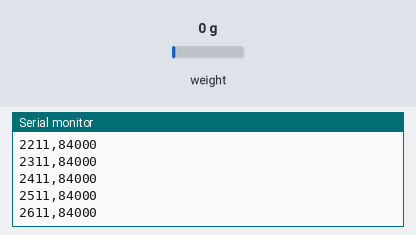
Bench run of a sketch on a simulated ESP32-S3. On the bench: the last lines printed to the serial monitor. Wiring (inferred from the names in the program): HX711 load-cell converter: data GPIO 4; SCK GPIO 5. Inputs (shaded band) come from the test bench; at power-on: weight on the scale 0 g.

Above: at 2.7 s.
2.8 s: weight on the scale set to 100 g
At 2.83 s:
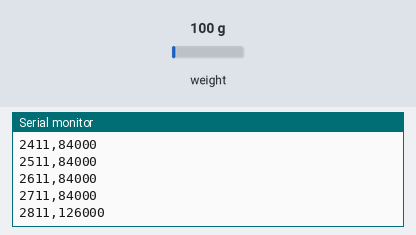
4.3 s: weight on the scale set to 1250 g
At 4.34 s:
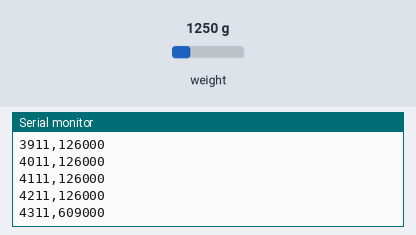
Timing chart, 0 to 7.3 s (numbered marks = the images above; inputs shaded):
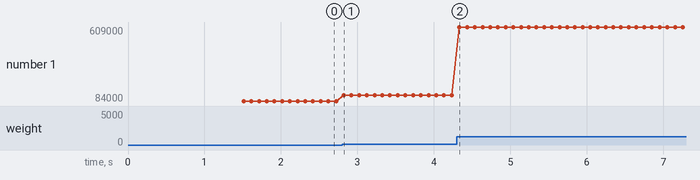

The sketch:

V_HX711.ino
```cpp
// (licence header left out)
// 注意：本文件是 voltage/HX711_Voltage/HX711_Voltage.ino 的副本，
// 「双板分测」模式下的电压板固件（只测电压）。修改请同步更新原文件。

// ============================================================
//  HX711 电压传感器模块 - ESP32-S3 固件
//  模块名称：HX711 电压采集模块（Voltage Sensor）
//  功能：基于 HX711 24位 ADC 实现微小电压测量，通过串口输出原始 ADC 值
//  测量范围：±156mV 差分输入（通道 B，增益 32，AVDD=5V）
//  数据格式：时间戳(ms),ADC原始值
//  详细说明：参见 README.md
// ============================================================

#define HX711_DOUT_PIN 4        // GPIO4，HX711 数据引脚
#define HX711_SCK_PIN  5        // GPIO5，HX711 时钟引脚
#define SAMPLE_INTERVAL 100  // 采样间隔 100ms (10Hz)

unsigned long lastSampleTime = 0;

void setup() {
  Serial.begin(115200);

  // 配置 HX711 引脚
  pinMode(HX711_DOUT_PIN, INPUT);
  pinMode(HX711_SCK_PIN, OUTPUT);
  digitalWrite(HX711_SCK_PIN, LOW);

  // HX711 上电后需要等待芯片就绪
  delay(500);

  // 丢弃首次读取，用于从默认通道 A 切换到通道 B
  readHX711Raw();

  // 启动信息
  Serial.println("HX711 Voltage Sensor Collector");
  Serial.println("ADC Configuration:");
  Serial.println("- Resolution: 24 bits (signed)");
  Serial.println("- Channel: B (Gain 32, +-156mV)");
  Serial.println("- Sample Rate: 10Hz");
  Serial.println("- Output: Raw ADC Value (-8388608 ~ +8388607)");
  Serial.println("START");

  delay(1000); // 等待串口稳定
}

void loop() {
  unsigned long currentTime = millis();

  // 按采样间隔读取 ADC 并通过串口输出
  if (currentTime - lastSampleTime >= SAMPLE_INTERVAL) {
    lastSampleTime = currentTime;

    long adcValue = readHX711Raw();

    // 输出格式：时间戳,ADC值 （供上位机解析）
    Serial.print(currentTime);
    Serial.print(",");
    Serial.println(adcValue);
  }

  delay(1);
}

// 读取 HX711 原始 24 位有符号值（通道 B，增益 32）
long readHX711Raw() {
  // 等待 DOUT 拉低，表示数据就绪
  while (digitalRead(HX711_DOUT_PIN) == HIGH) {
    delay(1);
  }

  // 读取 24 位数据
  long value = 0;
  for (int i = 0; i < 24; i++) {
    digitalWrite(HX711_SCK_PIN, HIGH);
    delayMicroseconds(1);
    value = value << 1;
    if (digitalRead(HX711_DOUT_PIN) == HIGH) {
      value |= 1;
    }
    digitalWrite(HX711_SCK_PIN, LOW);
    delayMicroseconds(1);
  }

  // 发送 2 个额外脉冲设置下一次读取为 通道 B / 增益 32
  for (int i = 0; i < 2; i++) {
    digitalWrite(HX711_SCK_PIN, HIGH);
    delayMicroseconds(1);
    digitalWrite(HX711_SCK_PIN, LOW);
    delayMicroseconds(1);
  }

  // 24 位有符号数转换为 32 位有符号数
  if (value & 0x800000) {
    value |= 0xFF000000;
  }

  return value;
}
```

Measured:
- after the input at 2.8 s, the serial monitor: prints a new line at once (image 1)
- plotted number 1: 84000 → 126000 after the input at 2.8 s
